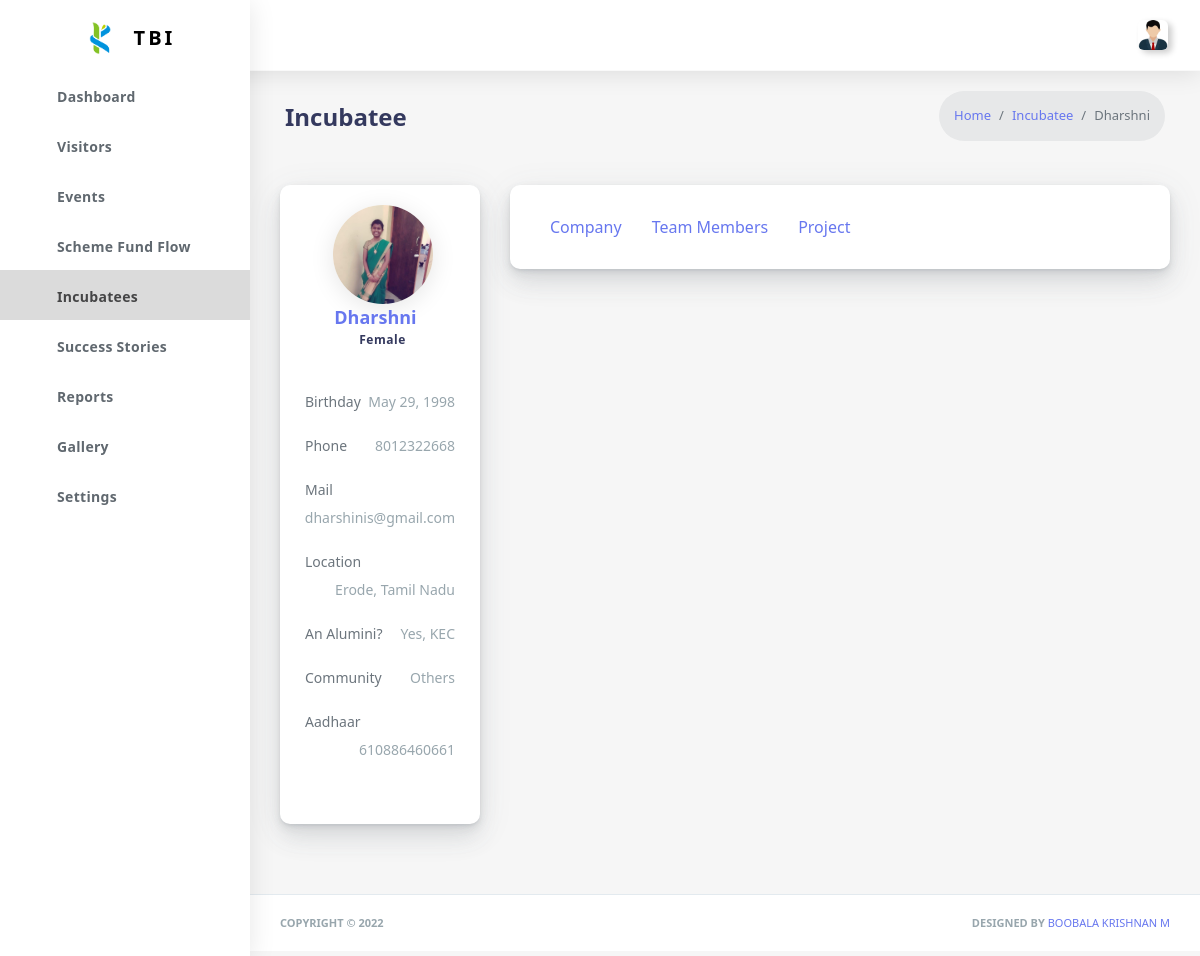
Page /incubatee/TBI@2022001/email-read.html (signed in) on the earlier database version.
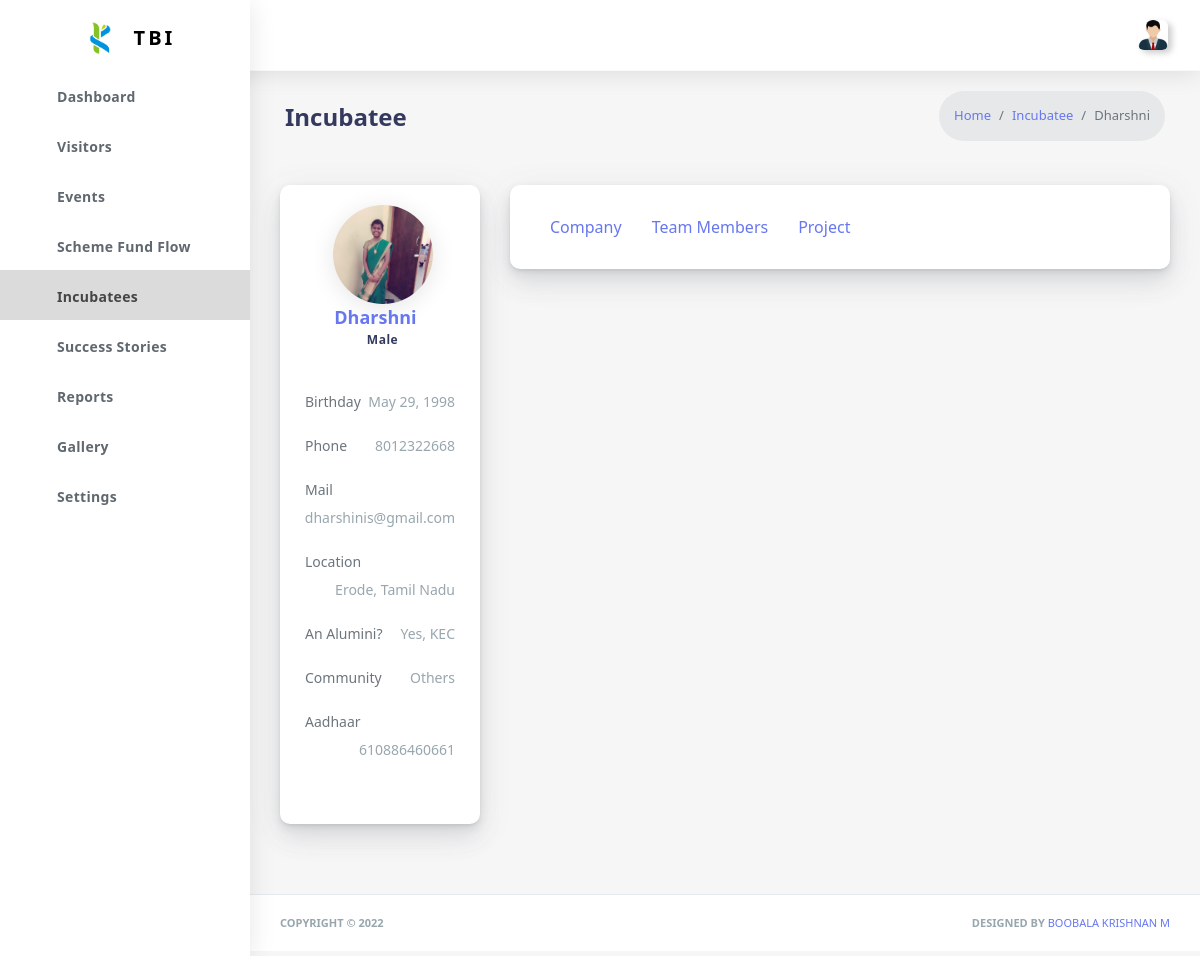
Same page on the later database version.
### Users/models.py (models this page shows, shortened)
class Incubatee(models.Model):
    incubatee_ID = models.CharField(
        max_length=50,
        primary_key=True,
        verbose_name="Incubatee ID"
    )
    financialYear = models.ForeignKey(
        FinancialYear,
        on_delete=models.CASCADE, null=True,blank=True,
        verbose_name="Financial Year",
        help_text = "Year entered into TBI.."
    )
    name = models.CharField(
        max_length=50,
        validators=[validators['text']],
        verbose_name="Incubatee Name"
    )
    gender = models.CharField(
        max_length=8,
        choices=validators['gender'],
        verbose_name="Gender"
    )
    dob = models.DateField(verbose_name="Date of Birth")
    community = models.CharField(
        max_length=8,
        choices=validators['community'],
        verbose_name="Community"
    )
    mail = models.EmailField(
        max_length=60,
        verbose_name="Email ID",
    )
    mobile = models.CharField(
        max_length=10,
        validators=[validators["PhoneNumber"]],
        verbose_name="Mobile Number"
    )
    state = models.CharField(
        max_length=30, verbose_name="State"
    )
    city = models.CharField(
        max_length=30, verbose_name="City"
    )
    aadhaar = models.CharField(
        validators=[validators['Aadhaar']],
        max_length=12,
        null=False,
        verbose_name="Aadhaar Card Number",
        unique=True
    )
    pan = models.CharField(
        max_length=15,
        null=True,
        blank=True,
        validators=[validators['Pan']],
        verbose_name="PAN Card Number",
        unique=True
    )
    education = models.CharField(
        max_length=10,
        choices=validators['education'],
        verbose_name="Educational Qualification",
    )
    degree = models.CharField(
        max_length=15,
        default="",
        validators=[validators['textspecial']],
        verbose_name="Degree",
        null=True, blank=True,
        help_text="B.Tech., Civil"
    )
    university = models.CharField(
        max_length=50,
        default="",
        blank=True,null=True,
        validators=[validators['text']],
        verbose_name="University (or) School (or) College"
    )
    profile = models.ImageField(
        upload_to=incubatee_Photos,
        verbose_name='Profile Picture',
        null=True,
        blank=True,
        default='Front End/Images/user.png'
    )
    alumini = models.CharField(
        max_length=20,
        null=True,
        blank=True,
        verbose_name = "Alumini of ",
        choices=(
            ("KEC", "KEC"),
            ("KPIT", "KPIT"),
            ("ITI", "ITI"),
            ("Kongu Arts & Science", "Kongu Arts & Science"),
        ),
    )
    year = models.IntegerField(
        verbose_name="Passout Year",
        help_text="Passout Year E.g.. 2022",
        null = True,blank= True,
    )
    updateOn = models.DateField(default=datetime.date.today,null=True,blank=True)

### Users/views.py (the view)
# urls.py: path('incubatee/<str:incubateeID>/<str:page>',views.incubatee,name = 'incubatee'),
@login_required(login_url='/login/')
def incubatee(request,incubateeID,page,form=None,success=None,formType = None,project = None):
    selectedProject = None
    project_ID = None
    if request.method == "POST":
        if "title" in request.POST:
            selectedProject = Project.objects.filter(incubatee = incubateeID,title = request.POST['title']).values()[0]
            project_ID = selectedProject['id']
    result = incubateeData(incubateeID = incubateeID,page = page,project_ID=project_ID)
    result = initialize_Forms(result,"",project_ID)
    result['project_active'] = "overview"
    return render(request, 'incubatee_profile.html', result)

### Users/models.py (called while the page is built)
    def __str__(self):
        return self.schemeName

    def __str__(self):
        return self.fundType

    def __str__(self):
        return self.financialYear

### Users/views.py (called while the page is built)
def initialize_Forms(result,value,project_ID=None):
    temp = {
        "patentForm":PatentForm(),
        "installmentForm":InstallmentForm(),
        "teamForm":TeamForm(),
        "copyrightForm":CopyrightForm(),
        "trademarkForm":TrademarkForm(),
        "projectForm":ProjectForm(),
        "revenueForm":ProjectRevenueForm(),
        "internForm":ProjectInternForm(),
        "employmentForm":ProjectEmploymentForm(),
        "awardsForm":ProjectAwardsForm(),
        "productForm":ProjectProductForm(),
        "fundRaisedForm":ProjectFundRaisedForm(),
    }
    if project_ID != None:
        temp["projectEditForm"] = ProjectEditForm(instance = Project.objects.get(id = project_ID))
    for i in temp.keys():
        if not i == value:
            result[i] = temp[i]
    return result

### Front End/Templates/Incubatees/incubatee_profile.html (shortened to what this page needs)
{% extends "body.html" %}
{% load crispy_forms_tags %}
{% load static %}
{% block CSS %}
<link rel="stylesheet" href="{% static 'Front End/CSS/bundles/iziToast.min.css' %}">
<link rel="stylesheet" href="{% static 'Front End/CSS/bundles/select2.min.css' %}">
{% endblock CSS %}
{% block content %}
<div class="main-content">
    <section class="section">
        <div class="section-header">
          <h1>Incubatee</h1>
          <div class="section-header-breadcrumb">
            <div class="breadcrumb-item active"><a href="{% url 'home' %}">Home</a></div>
            <div class="breadcrumb-item"><a href="{% url 'incubatees' pagination=1 %}">Incubatee</a></div>
            <div class="breadcrumb-item">{{ incubatee.name }}</div>
          </div>
        </div>
        <div class="section-body">
          <div class="row mt-sm-4">
            <div class="col-12 col-md-12 col-lg-3">
              <div class="card author-box">
                <div class="card-body">
                  <div class="author-box-center">
                    <img alt="image" src="{% static incubatee.profile %}" class="rounded-circle author-box-picture">
                    <div class="author-box-name">
                      <a href="#">{{ incubatee.name }}</a><a href="{% url 'editIncubatee' incubateeID=incubateeID %}"><i class="fas fa-edit"></i></a>
                    <div class="author-box-job">{{ incubatee.gender }}</div>
                    </div>
                  </div>
                  <div class="text-center">
                    <div class="author-box-description">
                      <div class="py-4">
                        <p class="clearfix">
                          <span class="float-left">
                            Birthday
                          </span>
                          <span class="float-right text-muted">
                            {{ incubatee.dob }}
                          </span>
                        </p>
                        <p class="clearfix">
                          <span class="float-left">
                            Phone
                          </span>
                          <span class="float-right text-muted">
                            {{ incubatee.mobile }}
                          </span>
                        </p>
                        <p class="clearfix">
                          <span class="float-left">
                            Mail
                          </span>
                          <span class="float-right text-muted">
                            {{ incubatee.mail }}
                          </span>
                        </p>
                        <p class="clearfix">
                          <span class="float-left">
                            Location
                          </span>
                          <span class="float-right text-muted">
                            {{ incubatee.city }}, {{ incubatee.state }}
                          </span>
                        </p>
                        <p class="clearfix">
                          <span class="float-left">
                            An Alumini?
                          </span>
                          <span class="float-right text-muted">
                            {% if incubatee.alumini == None %}No{% else %}Yes, {{ incubatee.alumini }}{% endif %}
                          </span>
                        </p>
                        <p class="clearfix">
                          <span class="float-left">
                            Community
                          </span>
                          <span class="float-right text-muted">
                            {{ incubatee.community }}
                          </span>
                        </p>
                        <p class="clearfix">
                          <span class="float-left">
                            Aadhaar
                          </span>
                          <span class="float-right text-muted">
                            {{ incubatee.aadhaar }}
                          </span>
                        </p>
                      </div>
                    </div>
                  </div>
                </div>
              </div>
            </div>
            <div class="col-12 col-md-12 col-lg-9">
                <div class="card">
                    <div class="card-body">
                      <ul class="nav nav-pills" id="myTab2" role="tablist" style="font-size: 16px;">
                        <li class="nav-item">
                          <a class="nav-link {% if page == 'company' %}active{% endif %}" id="home-tab2" data-toggle="tab" href="#company" role="tab"
                            aria-controls="home" aria-selected="true">Company</a>
                        </li>
                        <li class="nav-item">
                          <a class="nav-link {% if page == 'team' %}active{% endif %}" id="profile-tab2" data-toggle="tab" href="#team" role="tab"
                            aria-controls="profile" aria-selected="false">Team Members</a>
                        </li>
                        <li class="nav-item">
                          <a class="nav-link {% if page == 'project' %}active{% endif %}" id="contact-tab2" data-toggle="tab" href="#project" role="tab"
                            aria-controls="contact" aria-selected="false">Project</a>
                        </li>
                      </ul>
                    </div>
                </div>
            </div>
          </div>
        </div>
      </section>
</div>
{% endblock content %}

### Front End/Templates/Base/body.html (shortened to what this page needs)
{% extends "base.html" %}
{% load static %}
{% block body %}
<div id="app">
    <div class="main-wrapper main-wrapper-1">
        <div class="navbar-bg"></div>
        <nav class="navbar navbar-expand-lg main-navbar">
            <div class="form-inline mr-auto">
                <ul class="navbar-nav mr-3">
                    <li>
                        <a href="#" data-toggle="sidebar" class="nav-link nav-link-lg collapse-btn">
                            <i class="fas fa-bars"></i>
                        </a>
                    </li>
                    <li>
                        <a href="#" class="nav-link nav-link-lg fullscreen-btn">
                            <i class="fas fa-expand"></i>
                        </a>
                    </li>
                </ul>
            </div>
            <ul class="navbar-nav navbar-right">
                <li class="dropdown">
                    <a href="#" data-toggle="dropdown" class="nav-link dropdown-toggle nav-link-lg nav-link-user">
                        <img alt="image" src="{% static 'Front End/Images/user.png' %}" class="user-img-radious-style">
                    </a>
                </li>
            </ul>
        </nav>
        <div class="main-sidebar sidebar-style-2">
            <aside id="sidebar-wrapper">
                <div class="sidebar-brand">
                    <a href="{% url 'home' %}">
                        <img alt="image" src="{% static 'Front End/Images/KEC_logo.png' %}"  class="header-logo">
                        <span class="logo-name">TBI</span>
                    </a>
                </div>
                <ul class="sidebar-menu">
                    <li class="dropdown" id="dashboard">
                        <a href="{% url 'home' %}" class="nav-link">
                            <i class="fas fa-home"></i>
                            <span>Dashboard</span>
                        </a>
                    </li>
                    <li class="dropdown" id="visitors">
                        <a href="{% url 'visitors' %}" class="nav-link">
                            <i class="fas fa-users-cog"></i>
                            <span>Visitors</span>
                        </a>
                    </li>
                    <li class="dropdown" id="events">
                        <a href="{% url 'events' %}" class="nav-link">
                            <i class="fas fa-calendar-check"></i>
                            <span>Events</span>
                        </a>
                    </li>
                    <li class="dropdown" id="fundflow">
                        <a href="{% url 'fundflow' %}" class="nav-link">
                            <i class="fas fa-rupee-sign"></i>
                            <span>Scheme Fund Flow</span>
                        </a>
                    </li>
                    <li class="dropdown" id="incubatees">
                        <a href="{% url 'incubatees' pagination=1 %}" class="nav-link">
                            <i class="fas fa-user-graduate"></i>
                            <span>Incubatees</span>
                        </a>
                    </li>
                    <li class="dropdown">
                        <a href="#" class="nav-link">
                            <i class="fas fa-award"></i>
                            <span>Success Stories</span>
                        </a>
                    </li>
                    <li class="dropdown" id="reports">
                        <a href="#" class="nav-link has-dropdown">
                            <i class="fas fa-receipt"></i>
                            <span>Reports</span>
                        </a>
                    </li>
                    <li class="dropdown" id="gallery">
                        <a href="{% url 'galleryVisitors' %}" class="nav-link">
                            <i class="fas fa-camera-retro"></i>
                            <span>Gallery</span>
                        </a>
                    </li>
                    <li class="dropdown" id="settings">
                        <a href="{% url 'settings' %}" class="nav-link">
                            <i class="fas fa-cogs"></i>
                            <span>Settings</span>
                        </a>
                    </li>
                </ul>
            </aside>
        </div>
        {% block content %}
        {% endblock content %}
    </div>
</div>
{% endblock body %}

### Front End/Templates/Base/base.html (shortened to what this page needs)
{% load static %}
<!DOCTYPE html>
<html lang="en">
    <head>
        <link rel="stylesheet" href="{% static 'Front End/CSS/app.min.css' %}">
        <link rel="stylesheet" href="{% static 'Front End/CSS/custom.css' %}">
        <link rel="stylesheet" href="{% static 'Front End/CSS/style.css' %}">
        <link rel="stylesheet" href="{% static 'Front End/CSS/components.css' %}">
        {% block CSS %}
        {% endblock CSS %}
    </head>
    <body class="light theme-white light-sidebar" onload="toast();">
        {% block body %}{% endblock body %}
        <footer class="main-footer">
            <div class="footer-left">
                Copyright &copy; 2022
            </div>
            <div class="footer-right">
                Designed By
                <a href="#">Boobala Krishnan M</a>
            </div>
        </footer>
    </body>
</html>

### Front End/CSS/components.css (style rules this page uses)
.author-box .author-box-center { text-align: center; padding-left: 5px; }
.author-box .author-box-picture { width: 100px; box-shadow: 0 4px 25px 0 rgba(0, 0, 0, 0.1); }
.author-box .author-box-name { font-size: 18px; }
.author-box .author-box-name a { font-weight: 600; }
.author-box .author-box-job { font-weight: 600; letter-spacing: 0.5px; font-size: 12px; color: #34395e; }
.author-box .author-box-description { line-height: 26px; margin-top: 15px; }
.float-right { float: right; }
.clearfix:after { visibility: hidden; display: block; font-size: 0; content: ' '; clear: both; height: 0; }

Differences in the rows shown:
changed Incubatee "Dharshni": gender "Female" → "Male"
